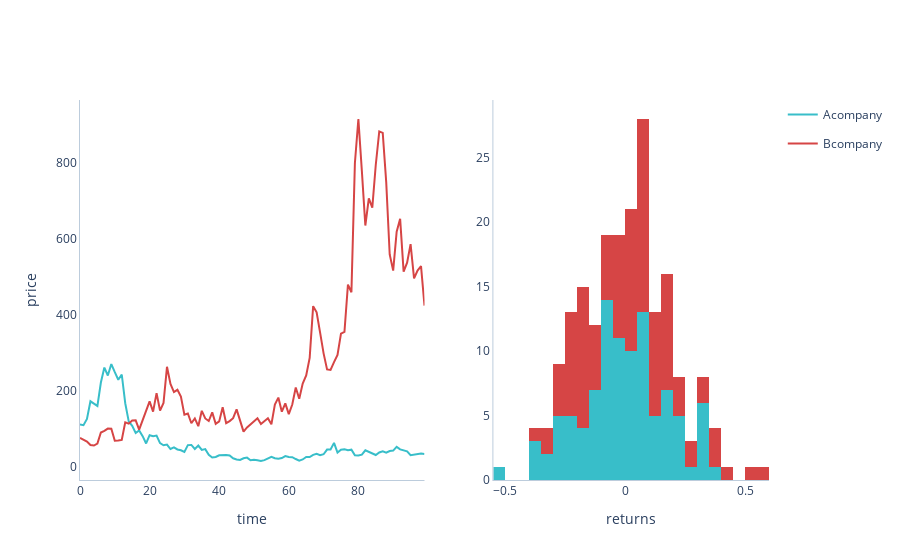

The code cell stored with this chart in its notebook:
### Code cell
import plotly.io as pio
pio.renderers.default = "jupyterlab"
fig
